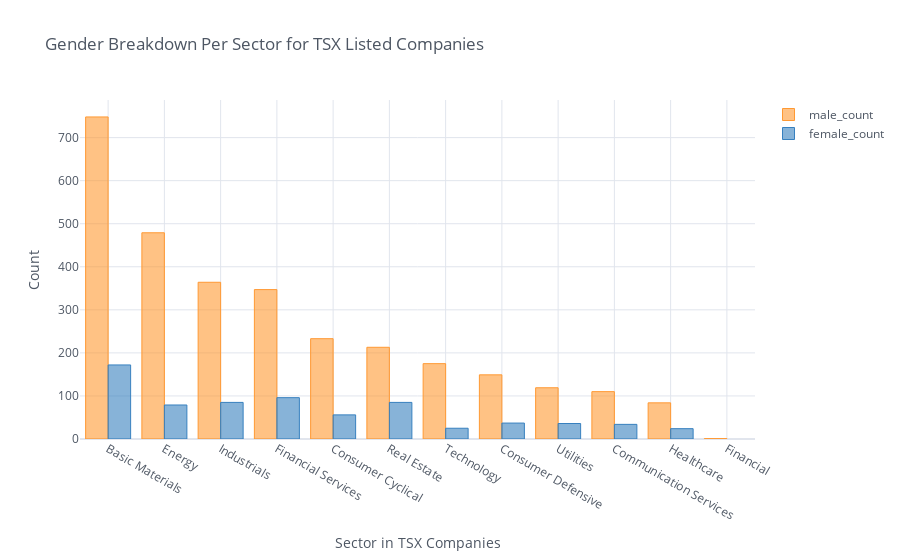

Notebook code cell kept with this figure:
### Code cell
#BETTER INTERACTIVE GROUPED COUNT CHART/BAR CHART

df = pd.DataFrame()
df["male_count"]= final_df[final_df["gender"]=="male"].sector.value_counts()
df["female_count"]= final_df[final_df["gender"]=="female"].sector.value_counts()
df[["male_count","female_count"]].iplot(kind="bar", bins=30, theme="white", title="Gender Breakdown Per Sector for TSX Listed Companies",
         xTitle='Sector in TSX Companies', yTitle='Count')

### Figure 1 — Plotly figure (JSON) as saved in the notebook; plotly's stock layout.template omitted (floating-point values rounded to 4 significant figures)
{"data": [{"marker": {"color": "rgba(255, 153, 51, 0.6)", "line": {"color": "rgba(255, 153, 51, 1.0)", "width": 1}}, "name": "male_count", "orientation": "v", "text": "", "type": "bar", "x": ["Basic Materials", "Energy", "Industrials", "Financial Services", "Consumer Cyclical", "Real Estate", "Technology", "Consumer Defensive", "Utilities", "Communication Services", "Healthcare", "Financial"], "y": [748, 479, 364, 347, 233, 213, 175, 149, 119, 110, 84, 1]}, {"marker": {"color": "rgba(55, 128, 191, 0.6)", "line": {"color": "rgba(55, 128, 191, 1.0)", "width": 1}}, "name": "female_count", "orientation": "v", "text": "", "type": "bar", "x": ["Basic Materials", "Energy", "Industrials", "Financial Services", "Consumer Cyclical", "Real Estate", "Technology", "Consumer Defensive", "Utilities", "Communication Services", "Healthcare", "Financial"], "y": [172, 79, 85, 96, 56, 85, 25, 37, 36, 34, 24, ""]}], "layout": {"autosize": true, "legend": {"bgcolor": "#FFFFFF", "font": {"color": "#4D5663"}}, "paper_bgcolor": "#FFFFFF", "plot_bgcolor": "#FFFFFF", "title": {"font": {"color": "#4D5663"}, "text": "Gender Breakdown Per Sector for TSX Listed Companies"}, "xaxis": {"autorange": true, "gridcolor": "#E1E5ED", "range": [-0.5, 11.5], "showgrid": true, "tickfont": {"color": "#4D5663"}, "title": {"font": {"color": "#4D5663"}, "text": "Sector in TSX Companies"}, "type": "category", "zerolinecolor": "#E1E5ED"}, "yaxis": {"autorange": true, "gridcolor": "#E1E5ED", "range": [0, 787.4], "showgrid": true, "tickfont": {"color": "#4D5663"}, "title": {"font": {"color": "#4D5663"}, "text": "Count"}, "type": "linear", "zerolinecolor": "#E1E5ED"}}}
